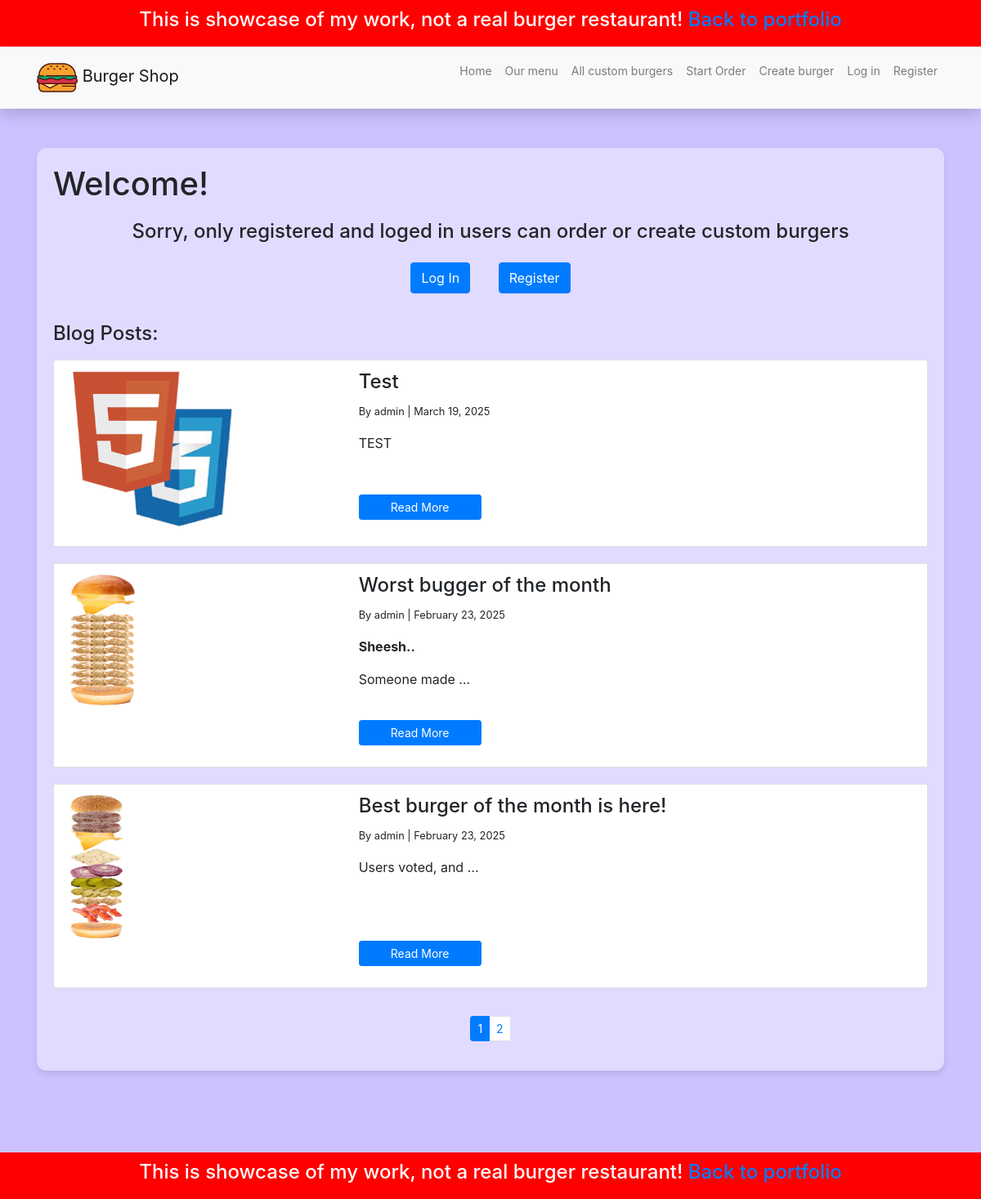
Screenshot of /burger_shop/home/ with the database file from the repository.
### burger_shop/models.py (models this page shows)
class BlogPost(models.Model):
    title = models.CharField(max_length=200)
    content = HTMLField()
    image = models.ImageField(upload_to='blog_images/', blank=True, null=True)
    author = models.ForeignKey(User, on_delete=models.SET_NULL, null=True)
    created_at = models.DateTimeField(auto_now_add=True)
    content_image = models.ImageField(upload_to='blog_images/', blank=True, null=True)
    class Meta:
        app_label = 'burger_shop'

### burger_shop/views.py (the view)
# urls.py: path('home/', views.index, name='homepage'),
def index(request):
    blog_posts = BlogPost.objects.all().order_by('-created_at')
    paginator = Paginator(blog_posts, 3)
    page_number = request.GET.get('page')
    paged_blog_posts = paginator.get_page(page_number)
    context = {
        'blog_posts': paged_blog_posts
    }
    return render(request, 'burger_shop/index.html', context=context)

### burger_shop/templates/burger_shop/index.html
{% extends 'burger_shop/base.html' %}
{% block content %}
<div class="content">
    <h1>Welcome!</h1>
        {% if user.is_authenticated %}
            <div class="d-flex justify-content-center mt-4" style="margin-top: 20px; margin-bottom:20px;">
                <a href="{% url 'burger_shop:start_order' %}" class="btn btn-success btn-md" style="margin-right: 20px">Start Your Order</a>
                <a href="{% url 'burger_shop:create_burger' %}" class="btn btn-primary btn-md">Create custom burger</a>
            </div>
        {% else %}
            <div class="text-center" style="margin-top: 20px; margin-bottom:20px;">
                <h4 class="me-3">Sorry, only registered and loged in users can order or create custom burgers</h4>
                <div>
                    <a href="{% url 'login' %}" class="btn btn-primary" style="margin: 15px">Log In</a>
                    <a href="{% url 'burger_shop:register' %}" class="btn btn-primary" style="margin: 15px">Register</a>
                </div>
            </div>
        {% endif %}
    <h4>Blog Posts:</h4>
        <ul class="list-group">
            {% for post in blog_posts %}
                <li class="list-group-item" style="margin-top: 10px; margin-bottom: 10px; max-height: 250px; overflow: hidden;">
                    <div class="row">
                        <div class="col-md-4" >
                            <img src="{{ post.image.url }}" alt="{{ post.title }}" class="img-fluid rounded" style="max-height: 230px; object-fit: cover; padding-bottom: 10px">
                        </div>
                        <div class="col-md-8 d-flex flex-column justify-content-between" style="padding-bottom: 20px;">
                            <div style="overflow: hidden;">
                                <h4>{{ post.title }}</h4>
                                <p><small>By {{ post.author }} | {{ post.created_at|date:"F d, Y" }}</small></p>
                                <p>{{ post.content|truncatewords:3|safe }}</p>
                            </div>
                            <a href="{% url 'burger_shop:blog_post' post.id %}" class="btn btn-primary btn-sm" style="max-width: 150px;">Read More</a>
                        </div>
                    </div>
                </li>
            {% endfor %}
        </ul>
        {% if blog_posts.has_other_pages %}
            <ul class="pagination pagination-sm justify-content-center mt-4">
                {% for nr in blog_posts.paginator.page_range %}
                    {% if blog_posts.number == nr %}
                        <li class="page-item active">
                            <a class="page-link">{{ nr }}</a>
                        </li>
                    {% else %}
                        <li class="page-item">
                            <a class="page-link" href="?page={{ nr }}">{{ nr }}</a>
                        </li>
                    {% endif %}
                {% endfor %}
            </ul>
    {% endif %}
</div>
{% endblock %}

### burger_shop/static/burger_shop/css/styles.css (style rules this page uses)
body { background-color: #ccc2ff; }
.content { margin: 20px auto; margin-bottom: 100px; padding: 20px; background: rgba(255, 255, 255, 0.4); border-radius: 0.75rem; box-shadow: 0 4px 8px rgba(0, 0, 0, 0.1); }

### rows the page displays
BlogPost: image (picture), title "Test", author "admin", created_at "March 19, 2025", content "TEST"
BlogPost: image (picture), title "Worst bugger of the month", author "admin", created_at "February 23, 2025", content "Sheesh.. Someone made …"
BlogPost: image (picture), title "Best burger of the month is here!", author "admin", created_at "February 23, 2025", content "Users voted, and …"

### other values shown
{{ nr }} "1"
{{ nr }} "2"
